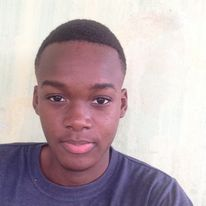
#> input picture teste.jpg, 206 x 206 px
$ python teste.py
#> lines starting #> are read from the running program, lines starting #| are printed output that depends on the picture
import cv2
import numpy as np

# Inicializar detector ORB
orb = cv2.ORB_create()

# Carregar a imagem de referência para comparação
imagem_referencia = cv2.imread('teste.jpg')
#> imagem_referencia is the input picture: shape (206, 206, 3); mean B, G, R 175.7, 169.6, 186.6
imagem_referencia_gray = cv2.cvtColor(imagem_referencia, cv2.COLOR_BGR2GRAY)
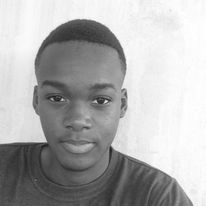
#> imagem_referencia_gray: shape (206, 206); min 24, max 255, mean 175.4
kp_referencia, desc_referencia = orb.detectAndCompute(imagem_referencia_gray, None)
#> kp_referencia = 226 keypoints; strongest (x, y, size): (105, 101, 31), (45, 140, 31), (44, 140, 37.2), (95, 101, 31)

# Inicializar os classificadores para detecção facial e ocular
faceCascade = cv2.CascadeClassifier(cv2.data.haarcascades + 'haarcascade_frontalface_default.xml')
eyeCascade = cv2.CascadeClassifier(cv2.data.haarcascades + 'haarcascade_eye.xml')

# Inicializar a captura de vídeo da câmera
video_capture = cv2.VideoCapture(0)

while True:
    # Capturar o próximo quadro da câmera
    ret, frame = video_capture.read()
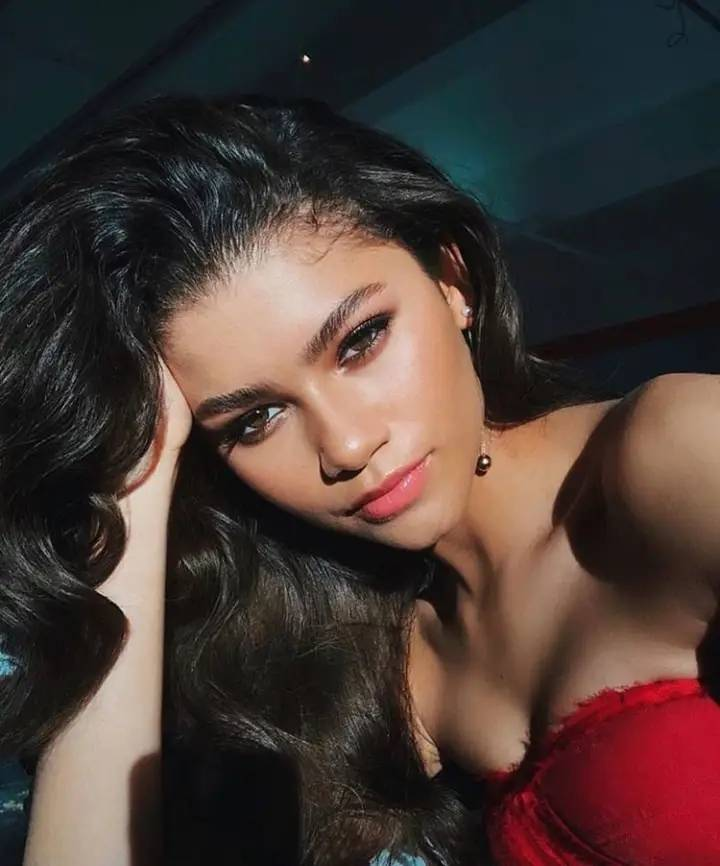
#> input picture zendaya1.jpg, 720 x 866 px, given in place of the camera
#> frame is the input picture: shape (866, 720, 3); mean B, G, R 53.3, 57.8, 72.9
    if not ret:
        break

    # Converter o quadro para escala de cinza
    gray = cv2.cvtColor(frame, cv2.COLOR_BGR2GRAY)
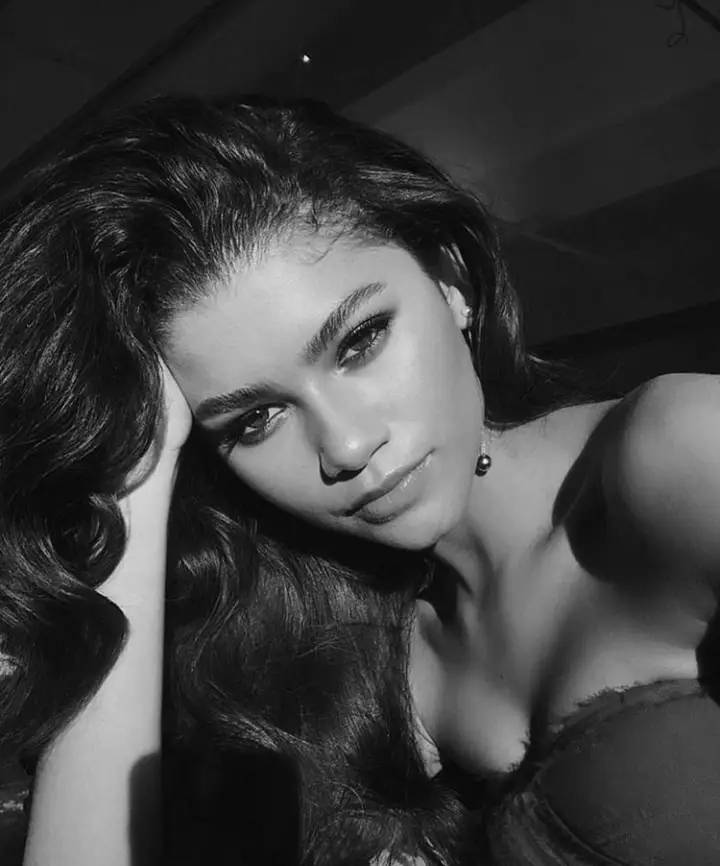
#> gray: shape (866, 720); min 0, max 244, mean 61.8

    # Detectar rostos na imagem em escala de cinza
    faces = faceCascade.detectMultiScale(
        gray,
        scaleFactor=1.1,
        minNeighbors=5,
        minSize=(30, 30)
    )
#> faces = ()

    # Para cada rosto detectado
    for (x, y, w, h) in faces:
        # Desenhar um retângulo em volta do rosto
        cv2.rectangle(frame, (x, y), (x+w, y+h), (0, 255, 0), 2)

        # Detectar olhos dentro da região do rosto
        eyes = eyeCascade.detectMultiScale(gray[y:y+h, x:x+w], scaleFactor=1.1, minNeighbors=5, minSize=(30, 30))
        for (ex, ey, ew, eh) in eyes:
            cv2.rectangle(frame, (x+ex, y+ey), (x+ex+ew, y+ey+eh), (255, 0, 0), 2)

        # Detectar pontos chave na região do rosto usando ORB
        kp_rosto, desc_rosto = orb.detectAndCompute(gray[y:y+h, x:x+w], None)

        # Comparar os descritores dos pontos chave do rosto com os da imagem de referência
        if desc_rosto is not None and desc_referencia is not None:
            bf = cv2.BFMatcher(cv2.NORM_HAMMING, crossCheck=True)
            matches = bf.match(desc_referencia, desc_rosto)
            # Defina um limite de correspondência para determinar se é a mesma pessoa
            limite_correspondencia = 10
            if len(matches) > limite_correspondencia:
                cv2.putText(frame, "Mesma pessoa", (x, y-10), cv2.FONT_HERSHEY_SIMPLEX, 0.9, (0, 255, 0), 2)
#> this loop made 0 passes
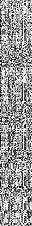
#> desc_referencia: shape (226, 32); min 0, max 255, mean 151.6

    # Exibir o quadro resultante
    cv2.imshow('Video', frame)

    # Verificar se o usuário pressionou a tecla 'q' para sair
    if cv2.waitKey(1) & 0xFF == ord('q'):
#> (key q is pressed here)
        break

# Liberar recursos e fechar janelas
video_capture.release()
cv2.destroyAllWindows()
